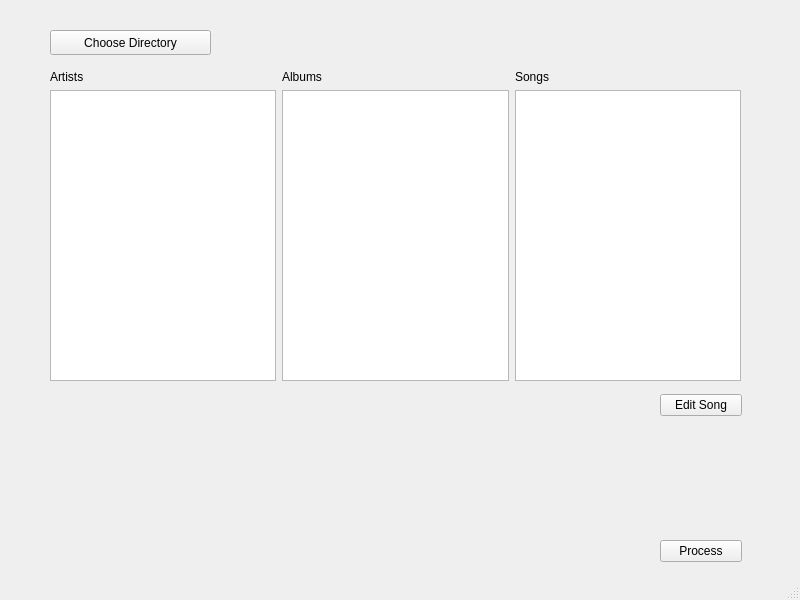
<?xml version="1.0" encoding="UTF-8"?>
<ui version="4.0">
 <class>MainWindow</class>
 <widget class="QMainWindow" name="MainWindow">
  <property name="geometry">
   <rect>
    <x>0</x>
    <y>0</y>
    <width>800</width>
    <height>600</height>
   </rect>
  </property>
  <property name="windowTitle">
   <string>Clone Hero Library Organizer</string>
  </property>
  <property name="unifiedTitleAndToolBarOnMac">
   <bool>false</bool>
  </property>
  <widget class="QWidget" name="centralwidget">
   <widget class="QWidget" name="layoutWidget">
    <property name="geometry">
     <rect>
      <x>50</x>
      <y>70</y>
      <width>691</width>
      <height>311</height>
     </rect>
    </property>
    <layout class="QHBoxLayout" name="horizontalLayout_2">
     <item>
      <layout class="QVBoxLayout" name="verticalLayout_2">
       <item>
        <widget class="QLabel" name="label_artists">
         <property name="text">
          <string>Artists</string>
         </property>
        </widget>
       </item>
       <item>
        <widget class="QListWidget" name="list_artists">
         <property name="sortingEnabled">
          <bool>true</bool>
         </property>
        </widget>
       </item>
      </layout>
     </item>
     <item>
      <layout class="QVBoxLayout" name="verticalLayout_3">
       <item>
        <widget class="QLabel" name="label_albums">
         <property name="text">
          <string>Albums</string>
         </property>
        </widget>
       </item>
       <item>
        <widget class="QListWidget" name="list_albums">
         <property name="sortingEnabled">
          <bool>true</bool>
         </property>
        </widget>
       </item>
      </layout>
     </item>
     <item>
      <layout class="QVBoxLayout" name="verticalLayout">
       <item>
        <widget class="QLabel" name="label_songs">
         <property name="text">
          <string>Songs</string>
         </property>
        </widget>
       </item>
       <item>
        <widget class="QListWidget" name="list_songs">
         <property name="sortingEnabled">
          <bool>true</bool>
         </property>
        </widget>
       </item>
      </layout>
     </item>
    </layout>
   </widget>
   <widget class="QPushButton" name="button_directory">
    <property name="geometry">
     <rect>
      <x>50</x>
      <y>30</y>
      <width>161</width>
      <height>25</height>
     </rect>
    </property>
    <property name="text">
     <string>Choose Directory</string>
    </property>
   </widget>
   <widget class="QWidget" name="layoutWidget">
    <property name="geometry">
     <rect>
      <x>660</x>
      <y>390</y>
      <width>82</width>
      <height>176</height>
     </rect>
    </property>
    <layout class="QVBoxLayout" name="verticalLayout_4">
     <property name="spacing">
      <number>120</number>
     </property>
     <item>
      <widget class="QPushButton" name="button_edit_song">
       <property name="text">
        <string>Edit Song</string>
       </property>
      </widget>
     </item>
     <item>
      <widget class="QPushButton" name="button_process">
       <property name="text">
        <string>Process</string>
       </property>
      </widget>
     </item>
    </layout>
   </widget>
  </widget>
  <widget class="QStatusBar" name="statusbar"/>
 </widget>
 <resources/>
 <connections/>
</ui>
